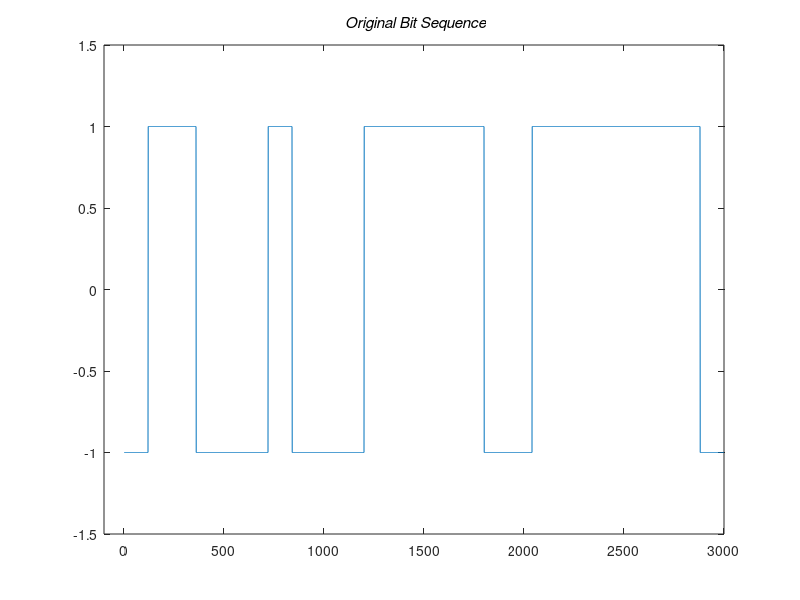
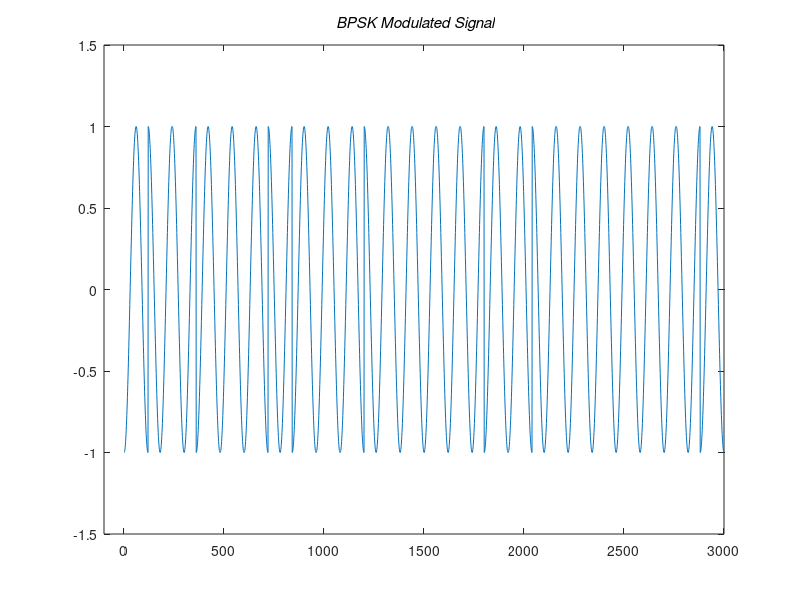
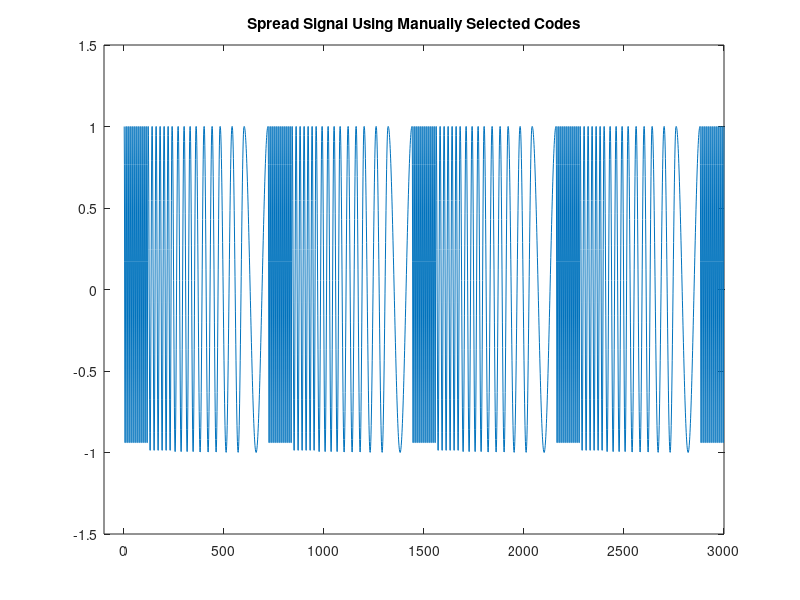
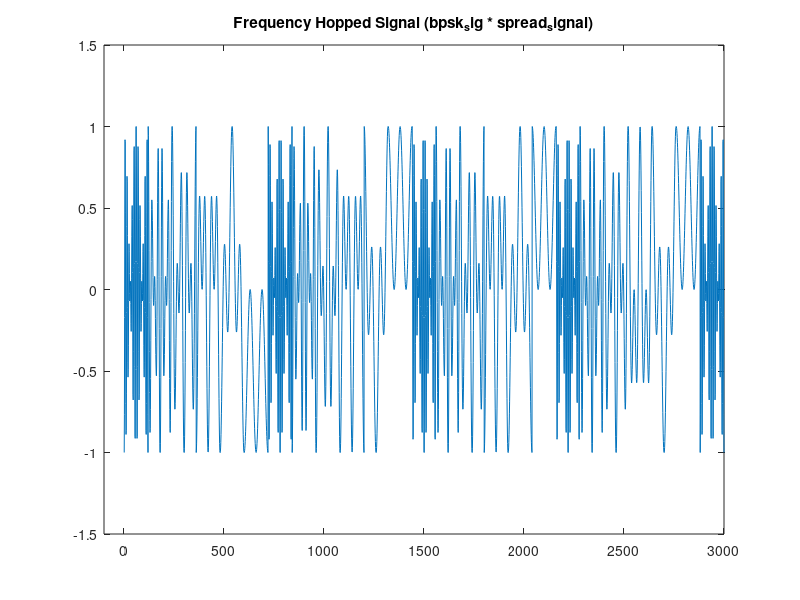

Write MATLAB code to recreate these figures, in order.
% Frequency Hopping Spread Spectrum
s=round(rand(1,25));
signal=[];
carrier=[];
T= 120;
t= [ 0:2*pi/ (T-1):2*pi];
for k=1:25
    if s(1,k)==0
        sig = -ones(1,T);
    else
        sig= ones (1,T);
    end 
    c=cos(t);
    carrier=[carrier c];
    signal=[signal sig];
end

figure (1);
plot(signal);
axis([-100 3000 -1.5 1.5]);
title('\bf\it Original Bit Sequence');

bpsk_sig= signal.*carrier;
figure(2);
plot (bpsk_sig);
axis([-100 3000 -1.5 1.5]);
title ('\bf\it BPSK Modulated Signal');

t1=0:2*pi/9:2*pi;
t2=0:2*pi/19:2*pi;
t3=0:2*pi/29:2*pi;
t4=0:2*pi/39:2*pi;
t5=0:2*pi/59:2*pi;
t6=0:2*pi/119:2*pi;

c1=cos(t1);
c1=[c1 c1 c1 c1 c1 c1 c1 c1 c1 c1 c1 c1];
c2=cos(t2);
c2=[c2 c2 c2 c2 c2 c2];
c3=cos(t3);
c3=[c3 c3 c3 c3];
c4=cos(t4);
c4=[c4 c4 c4];
c5=cos(t5);
c5=[c5 c5];
c6=cos(t6);

spread_signal=[];
for n = 1:25
    c = randi([1 6], 1, 1);
    switch c
        case 1
            spread_signal = [spread_signal c1];
        case 2
            spread_signal = [spread_signal c2];
        case 3
            spread_signal = [spread_signal c3];
        case 4
            spread_signal = [spread_signal c4];
        case 5
            spread_signal = [spread_signal c5];
        case 6
            spread_signal = [spread_signal c6];
    end
end

spread_signal = [];
codes = {c1, c2, c3, c4, c5, c6};

for n = 1:25
    c = mod(n-1, 6) + 1;
    spread_signal = [spread_signal, codes{c}];
end

figure (3);
plot(spread_signal);
axis([-100 3000 -1.5 1.5]);
title('Spread Signal Using Manually Selected Codes');

freq_hopped_sig = bpsk_sig .* spread_signal;

figure (4);
plot(freq_hopped_sig);
axis([-100 3000 -1.5 1.5]);
title('Frequency Hopped Signal (bpsk_sig * spread_signal)');

demod_psk=freq_hopped_sig.*spread_signal;

figure(5)
plot (demod_psk);
axis([-100 3000 -1.5 1.5]);
title('demod_psk=freq_hopped_sig.*spread_signal');